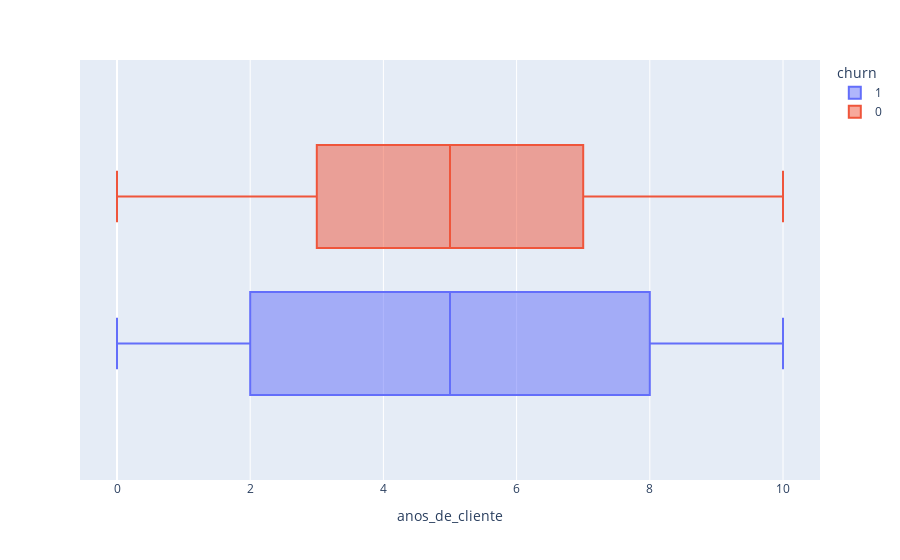

The notebook cell this image was saved under:
### Code cell
px.box(df, x='anos_de_cliente', color='churn')

### Figure 1 — Plotly figure (JSON) as saved in the notebook; plotly's stock layout.template omitted (floating-point values rounded to 4 significant figures; data arrays with more than 128 entries replaced by an {"elided": "..."} marker saying what was removed)
{"data": [{"alignmentgroup": "True", "hovertemplate": "churn=1<br>anos_de_cliente=%{x}<extra></extra>", "legendgroup": "1", "marker": {"color": "#636efa"}, "name": "1", "notched": false, "offsetgroup": "1", "orientation": "h", "showlegend": true, "type": "box", "x": {"elided": "2037 int values"}, "x0": " ", "xaxis": "x", "y0": " ", "yaxis": "y"}, {"alignmentgroup": "True", "hovertemplate": "churn=0<br>anos_de_cliente=%{x}<extra></extra>", "legendgroup": "0", "marker": {"color": "#EF553B"}, "name": "0", "notched": false, "offsetgroup": "0", "orientation": "h", "showlegend": true, "type": "box", "x": {"elided": "7963 int values"}, "x0": " ", "xaxis": "x", "y0": " ", "yaxis": "y"}], "layout": {"boxmode": "group", "legend": {"title": {"text": "churn"}, "tracegroupgap": 0}, "margin": {"t": 60}, "xaxis": {"anchor": "y", "domain": [0, 1], "title": {"text": "anos_de_cliente"}}, "yaxis": {"anchor": "x", "domain": [0, 1]}}}
